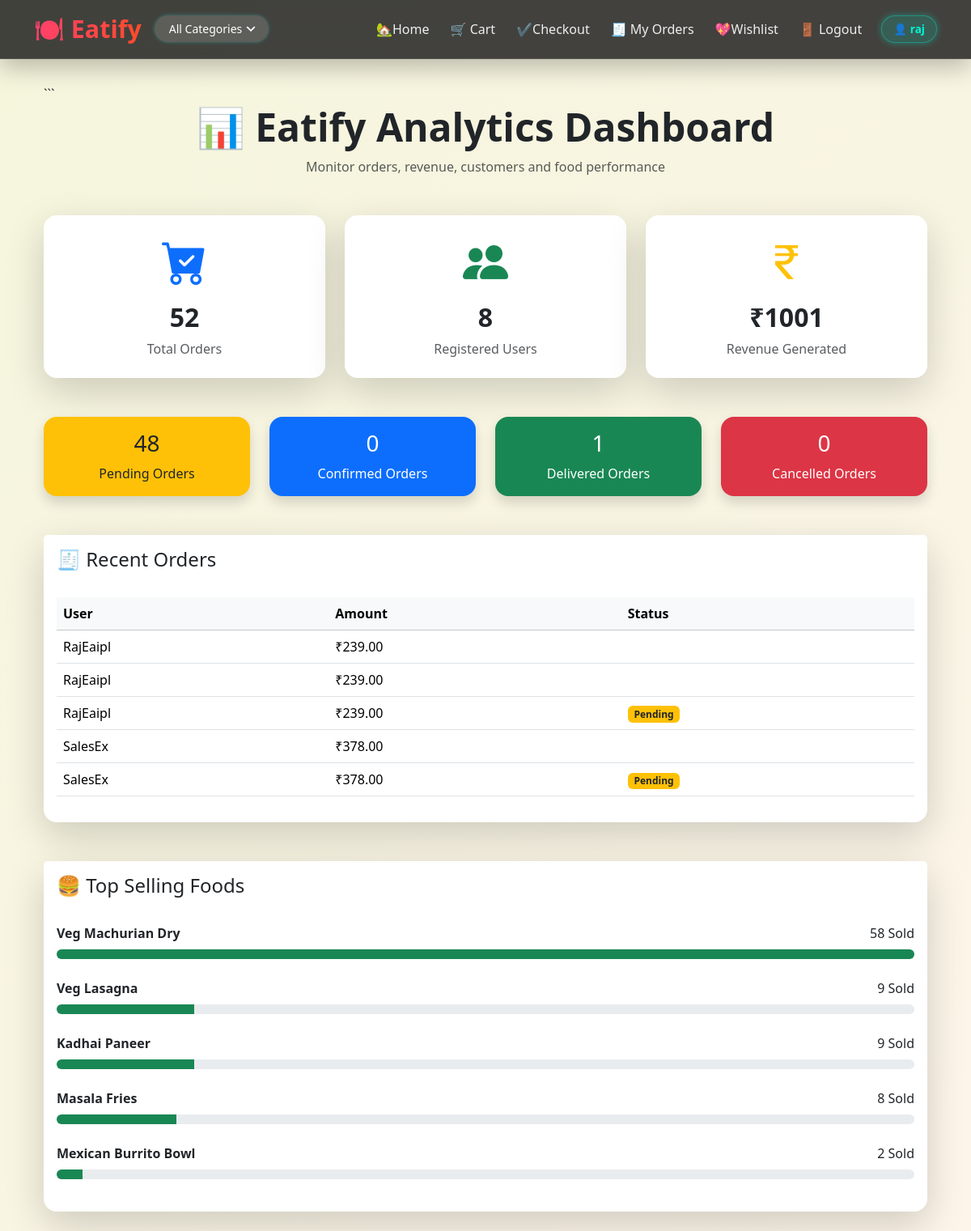
/dashboard/ (signed in), run on an earlier commit of the app's database.
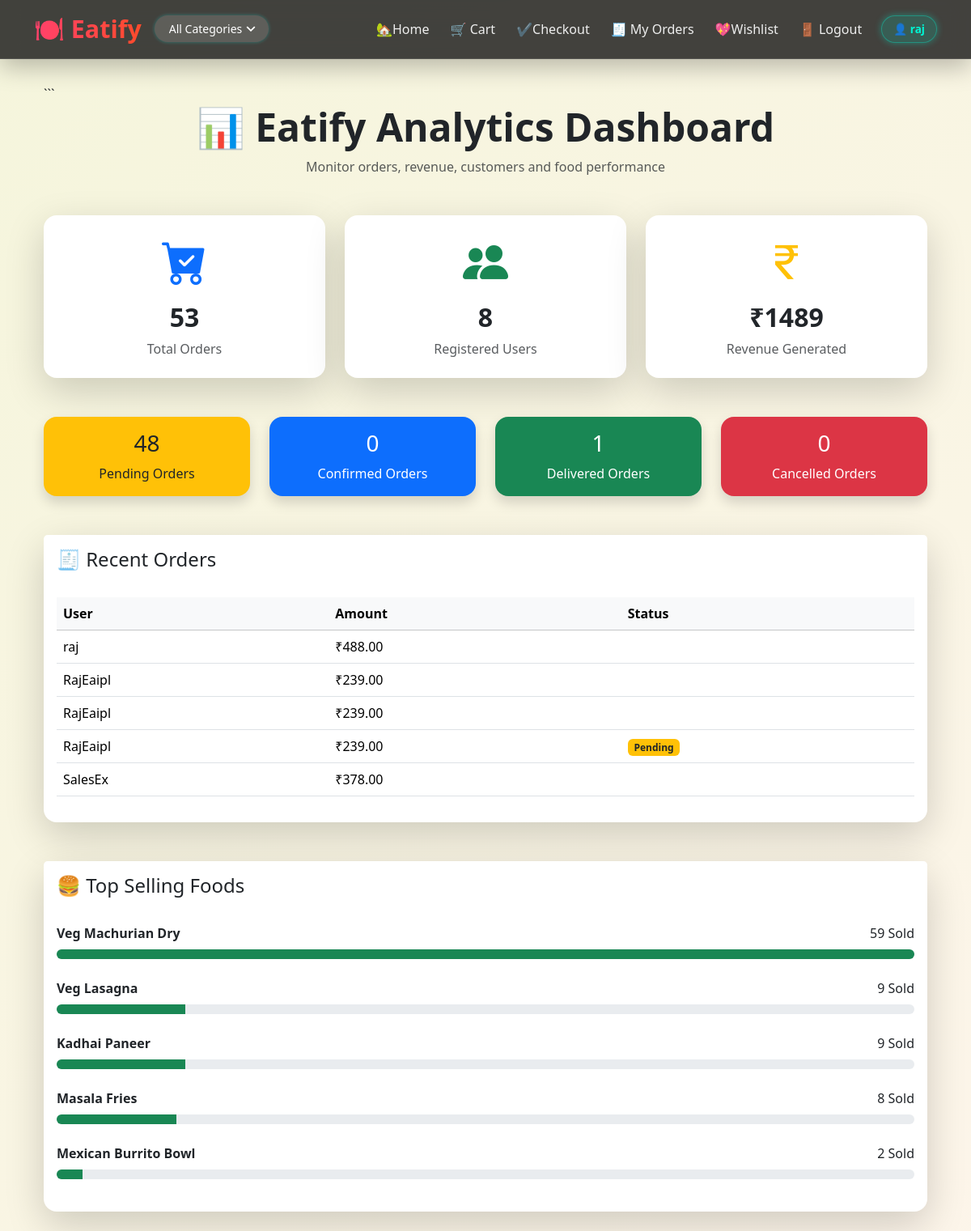
And on a later commit of the database.
### Eatify/models.py (models this page shows, shortened)
class BaseModel(models.Model):
    uid = models.UUIDField(default=uuid.uuid4, editable=False, primary_key=True)
    created_at = models.DateTimeField(auto_now_add=True)
    update_at = models.DateTimeField(auto_now=True)
    class Meta:
        abstract = True

class Order(BaseModel):
    user = models.ForeignKey(User, on_delete=models.CASCADE)
    address = models.ForeignKey('Address', on_delete=models.SET_NULL, null=True, blank=True)  # 👈 Add this line
    total_price = models.DecimalField(max_digits=10, decimal_places=2)
    is_paid = models.BooleanField(default=False)
    phone = models.CharField(max_length=15, null=True, blank=True)
    status = models.CharField(
        max_length=50, choices=(
            ("PENDING", "Pending"),
            ("CONFIRMED", "Confirmed"),
            ("DELIVERED", "Delivered"),
            ("CANCELLED", "Cancelled")
        ), default="PENDING"
    )

class Food(BaseModel):
    category = models.ForeignKey(Category, on_delete=models.CASCADE, related_name='foods')
    food_name = models.CharField(max_length=100)
    food_slug = models.SlugField(unique=True)
    food_description = models.TextField()
    food_price = models.IntegerField(default=0)
    food_demo_price = models.IntegerField(default=0)
    quantity = models.CharField(max_length=50, null=True, blank=True)

### Eatify/views.py (the view)
@login_required
def admin_dashboard(request):
    if not request.user.is_superuser:
        messages.error(
            request,
            "Access Denied"
        )
        return redirect("eatify_home")
    total_orders = Order.objects.count()
    total_users = User.objects.count()
    total_revenue = (
        Order.objects
        .filter(is_paid=True)
        .aggregate(
            total=Sum("total_price")
        )["total"]
        or 0
    )
    recent_orders = (
        Order.objects
        .select_related("user")
        .order_by("-created_at")[:5]
    )
    top_foods = (
    OrderItem.objects
    .values("food__food_name")
    .annotate(
        total_sold=Sum("quantity")
    )
    .order_by("-total_sold")[:5]
)
    pending_orders = Order.objects.filter(
    status="PENDING"
).count()
    confirmed_orders = Order.objects.filter(
    status="CONFIRMED"
).count()
    delivered_orders = Order.objects.filter(
    status="DELIVERED"
).count()
    cancelled_orders = Order.objects.filter(
    status="CANCELLED"
).count()
    return render(
        request,
        "admin_dashboard.html",
        {
            "total_orders": total_orders,
            "total_users": total_users,
            "total_revenue": total_revenue,
            "recent_orders": recent_orders,
            "top_foods":top_foods,
            "pending_orders": pending_orders,
            "confirmed_orders": confirmed_orders,
            "delivered_orders": delivered_orders,
            "cancelled_orders": cancelled_orders,
        }
    )

### Eatify/templates/admin_dashboard.html (shortened to what the changed rows need)
{% extends 'eatifybase.html' %}
{% block content %}
<div class="container py-4">
<div class="text-center mb-5">
    <h1 class="fw-bold display-5">
        📊 Eatify Analytics Dashboard
    </h1>
</div>
<div class="row g-4 mb-5">
    <div class="col-lg-4 col-md-6">
        <div class="card border-0 shadow-lg rounded-4 h-100">
            <div class="card-body text-center p-4">
                <i class="bi bi-cart-check-fill text-primary display-4"></i>
                <h2 class="fw-bold mt-3">{{ total_orders }}</h2>
                <p class="text-muted mb-0">Total Orders</p>
            </div>
        </div>
    </div>
    <div class="col-lg-4 col-md-6">
        <div class="card border-0 shadow-lg rounded-4 h-100">
            <div class="card-body text-center p-4">
                <h2 class="fw-bold mt-3">{{ total_users }}</h2>
            </div>
        </div>
    </div>
    <div class="col-lg-4 col-md-12">
        <div class="card border-0 shadow-lg rounded-4 h-100">
            <div class="card-body text-center p-4">
                <i class="bi bi-currency-rupee text-warning display-4"></i>
                <h2 class="fw-bold mt-3">₹{{ total_revenue }}</h2>
                <p class="text-muted mb-0">Revenue Generated</p>
            </div>
        </div>
    </div>
</div>
<div class="card border-0 shadow-lg rounded-4 mb-5">
    <div class="card-body">
        <div class="table-responsive">
            <table class="table table-hover align-middle">
                <thead class="table-light">
                    <tr>
                        <th>User</th>
                        <th>Amount</th>
                        <th>Status</th>
                    </tr>
                </thead>
                <tbody>
                {% for order in recent_orders %}
                    <tr>
                        <td>{{ order.user.username }}</td>
                        <td>₹{{ order.total_price }}</td>
                        <td>
                            {% if order.status == "PENDING" %}
                                <span class="badge bg-warning text-dark">
                                    Pending
                                </span>
                            {% elif order.status == "CONFIRMED" %}
                                <span class="badge bg-primary">
                                    Confirmed
                                </span>
                            {% elif order.status == "DELIVERED" %}
                                <span class="badge bg-success">
                                    Delivered
                                </span>
                            {% elif order.status == "CANCELLED" %}
                                <span class="badge bg-danger">
                                    Cancelled
                                </span>
                            {% endif %}
                        </td>
                    </tr>
                {% endfor %}
                </tbody>
            </table>
        </div>
    </div>
</div>
<div class="card border-0 shadow-lg rounded-4">
    <div class="card-body">
        {% for food in top_foods %}
            <div class="mb-4">
                <div class="d-flex justify-content-between">
                    <strong>{{ food.food__food_name }}</strong>
                    <span>{{ food.total_sold }} Sold</span>
                </div>
                <div class="progress mt-2" style="height: 12px;">
                    <div class="progress-bar bg-success"
                         role="progressbar"
                         style="width: {% widthratio food.total_sold top_foods.0.total_sold 100 %}%">
                    </div>
                </div>
            </div>
        {% empty %}
            <p>No sales data available.</p>
        {% endfor %}
    </div>
</div>
</div>
{% endblock %}

What changed in the data, as far as the page shows it:
no longer on this page (row unchanged): Order: user.username "SalesEx", total_price "378.00", status "Pending"
added Order: user.username "raj", total_price "488.00"
computed for Food "Veg Machurian Dry": total_sold "58" → "59"
Also different on the page:
{{ total_orders }}: "52" → "53"
{{ total_revenue }}: "1001" → "1489"
